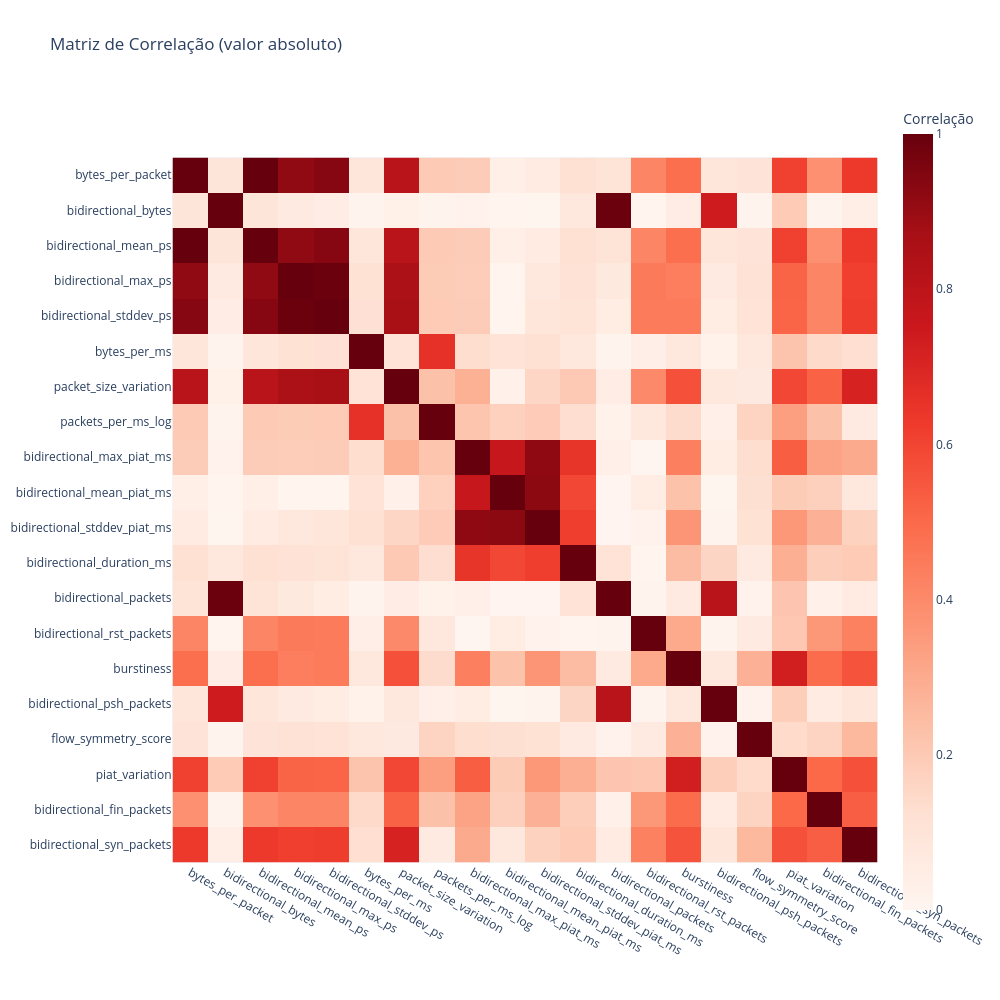

Source (notebook cell):
### Code cell
top_features_df = features_df[top_features]
corr_matrix = top_features_df.corr(method="pearson")
nb_plot.correlation_heatmap(corr_matrix, is_abs = True)
#display(corre_matrix)

### Figure 1 — Plotly figure (JSON) as saved in the notebook; plotly's stock layout.template omitted (floating-point values rounded to 4 significant figures; data arrays with more than 128 entries replaced by an {"elided": "..."} marker saying what was removed)
{"data": [{"coloraxis": "coloraxis", "name": "0", "x": ["bytes_per_packet", "bidirectional_bytes", "bidirectional_mean_ps", "bidirectional_max_ps", "bidirectional_stddev_ps", "bytes_per_ms", "packet_size_variation", "packets_per_ms_log", "bidirectional_max_piat_ms", "bidirectional_mean_piat_ms", "bidirectional_stddev_piat_ms", "bidirectional_duration_ms", "bidirectional_packets", "bidirectional_rst_packets", "burstiness", "bidirectional_psh_packets", "flow_symmetry_score", "piat_variation", "bidirectional_fin_packets", "bidirectional_syn_packets"], "y": ["bytes_per_packet", "bidirectional_bytes", "bidirectional_mean_ps", "bidirectional_max_ps", "bidirectional_stddev_ps", "bytes_per_ms", "packet_size_variation", "packets_per_ms_log", "bidirectional_max_piat_ms", "bidirectional_mean_piat_ms", "bidirectional_stddev_piat_ms", "bidirectional_duration_ms", "bidirectional_packets", "bidirectional_rst_packets", "burstiness", "bidirectional_psh_packets", "flow_symmetry_score", "piat_variation", "bidirectional_fin_packets", "bidirectional_syn_packets"], "z": {"elided": "20x20 float values"}, "type": "heatmap", "xaxis": "x", "yaxis": "y", "hovertemplate": "x: %{x}<br>y: %{y}<br>Correlação: %{z}<extra></extra>"}], "layout": {"xaxis": {"anchor": "y", "domain": [0.0, 1.0], "scaleanchor": "y", "constrain": "domain"}, "yaxis": {"anchor": "x", "domain": [0.0, 1.0], "autorange": "reversed", "constrain": "domain"}, "coloraxis": {"colorbar": {"title": {"text": "Correlação"}}, "colorscale": [[0.0, "rgb(255,245,240)"], [0.125, "rgb(254,224,210)"], [0.25, "rgb(252,187,161)"], [0.375, "rgb(252,146,114)"], [0.5, "rgb(251,106,74)"], [0.625, "rgb(239,59,44)"], [0.75, "rgb(203,24,29)"], [0.875, "rgb(165,15,21)"], [1.0, "rgb(103,0,13)"]], "cmin": 0, "cmax": 1}, "title": {"text": "Matriz de Correlação (valor absoluto)"}, "width": 1000, "height": 1000}}
